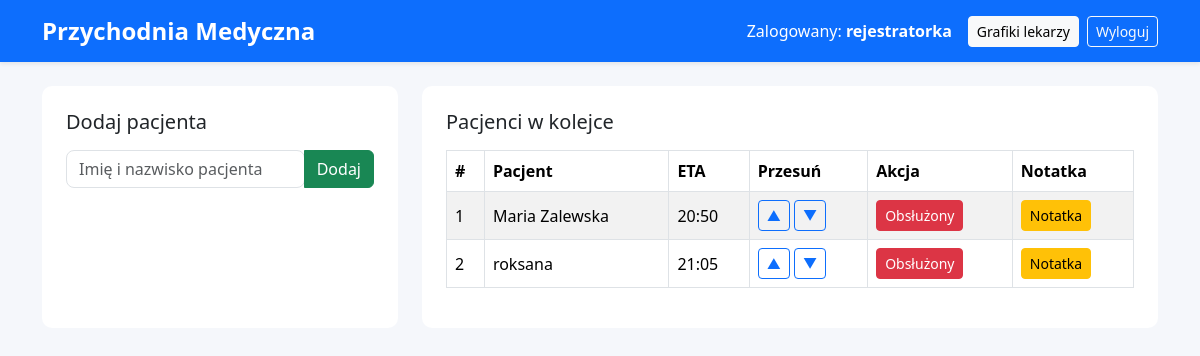
/dashboard (signed in), run on an earlier commit of the app's database.
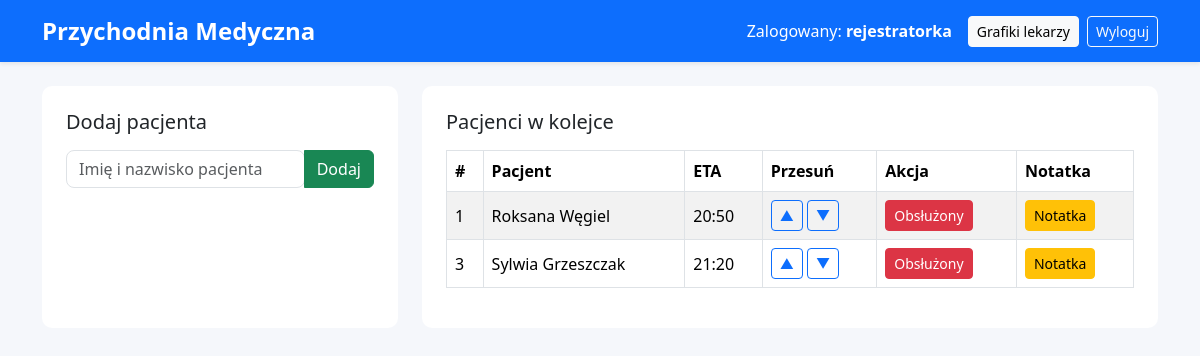
And on a later commit of the database.
### tables this page shows
CREATE TABLE patients (
    id INTEGER PRIMARY KEY AUTOINCREMENT,
    name TEXT NOT NULL,
    status TEXT NOT NULL DEFAULT 'oczekuje',
    doctor_id INTEGER,
    position INTEGER,
    note TEXT,
    FOREIGN KEY(doctor_id) REFERENCES doctors(id)
);

### app.py (the view)
@app.route("/dashboard")
@login_required
def dashboard():
    if session.get("role") != "rejestratorka":
        flash("Brak dostępu do panelu rejestratorki", "danger")
        return redirect(url_for("doctor_panel"))
    conn = get_conn()
    patients = conn.execute(
        "SELECT * FROM patients WHERE status='oczekuje' ORDER BY position"
    ).fetchall()
    doctors_db = conn.execute(
        "SELECT * FROM doctors"
    ).fetchall()
    conn.close()
    eta_list = []
    for p in patients:
        eta_list.append({
            "id": p["id"],
            "name": p["name"],
            "position": p["position"],
            "eta": get_eta(p["position"] - 1)
        })
    return render_template(
        "dashboard.html",
        username=session.get("username"),
        patients=patients,
        doctors=doctors_db,
        eta_list=eta_list
    )

### app.py (called while the page is built)
def login_required(view):
    @wraps(view)
    def wrapper(*args, **kwargs):
        if 'user_id' not in session:
            flash("Musisz się zalogować!", "danger")
            return redirect(url_for('login'))
        return view(*args, **kwargs)
    return wrapper

def get_eta(position, avg_minutes=15):
    now = datetime.datetime.now()
    eta = now + datetime.timedelta(minutes=position * avg_minutes)
    return eta.strftime("%H:%M")

### database.py (called while the page is built)
def get_conn():
    conn = sqlite3.connect(DB_PATH)
    conn.row_factory = sqlite3.Row
    return conn

### templates/dashboard.html
{% extends "base.html" %}
{% block content %}
<div class="row g-4">
  <div class="col-md-4">
    <div class="card p-4 h-100">
      <h5 class="mb-3">Dodaj pacjenta</h5>
      <form method="post" action="{{ url_for('add_patient') }}">
        <div class="input-group mb-3">
          <input class="form-control" name="name" placeholder="Imię i nazwisko pacjenta" required>
          <button class="btn btn-success">Dodaj</button>
        </div>
      </form>
    </div>
  </div>
  <div class="col-md-8">
    <div class="card p-4">
      <h5 class="mb-3">Pacjenci w kolejce</h5>
      <table class="table table-bordered table-striped align-middle">
        <thead>
          <tr>
            <th>#</th>
            <th>Pacjent</th>
            <th>ETA</th>
            <th>Przesuń</th>
            <th>Akcja</th>
            <th>Notatka</th>
          </tr>
        </thead>
        <tbody>
          {% for p in patients %}
          <tr>
            <td>{{ p.position }}</td>
            <td>{{ p.name }}</td>
            <td>
              {% for e in eta_list %}
                {% if e.id == p.id %}
                  {{ e.eta }}
                {% endif %}
              {% endfor %}
            </td>
            <td>
              <a href="{{ url_for('move', patient_id=p.id, direction='up') }}" class="btn btn-sm btn-outline-primary">▲</a>
              <a href="{{ url_for('move', patient_id=p.id, direction='down') }}" class="btn btn-sm btn-outline-primary">▼</a>
            </td>
            <td>
              <a href="{{ url_for('mark_served', patient_id=p.id) }}" class="btn btn-sm btn-danger">Obsłużony</a>
            </td>
            <td>
              <a href="{{ url_for('note', patient_id=p.id) }}" class="btn btn-sm btn-warning">Notatka</a>
            </td>
          </tr>
          {% endfor %}
        </tbody>
      </table>
    </div>
  </div>
</div>
{% endblock %}

What changed in the data, as far as the page shows it:
no longer on this page (row edited): patients: position "1", name "Maria Zalewska", eta "20:50"
changed patients: position "2" → "1"; name "roksana" → "Roksana Węgiel"; eta "21:05" → "20:50"
added patients: position "3", name "Sylwia Grzeszczak", eta "21:20"
